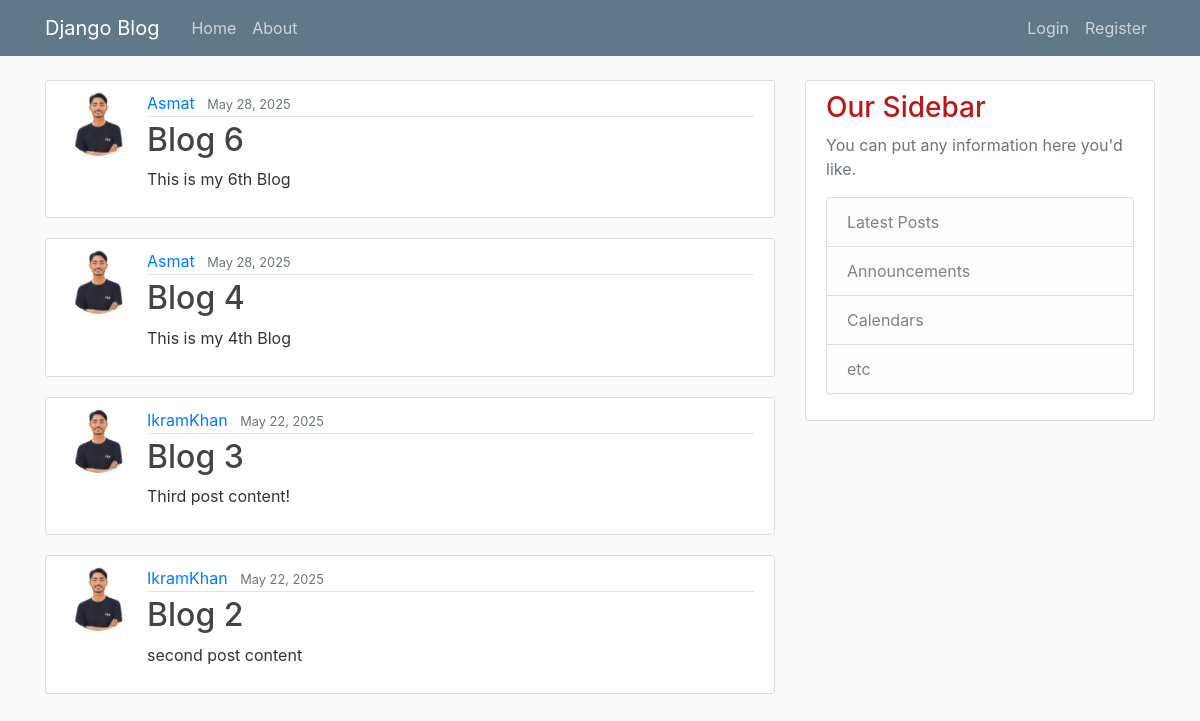
Before: / with the older database file.
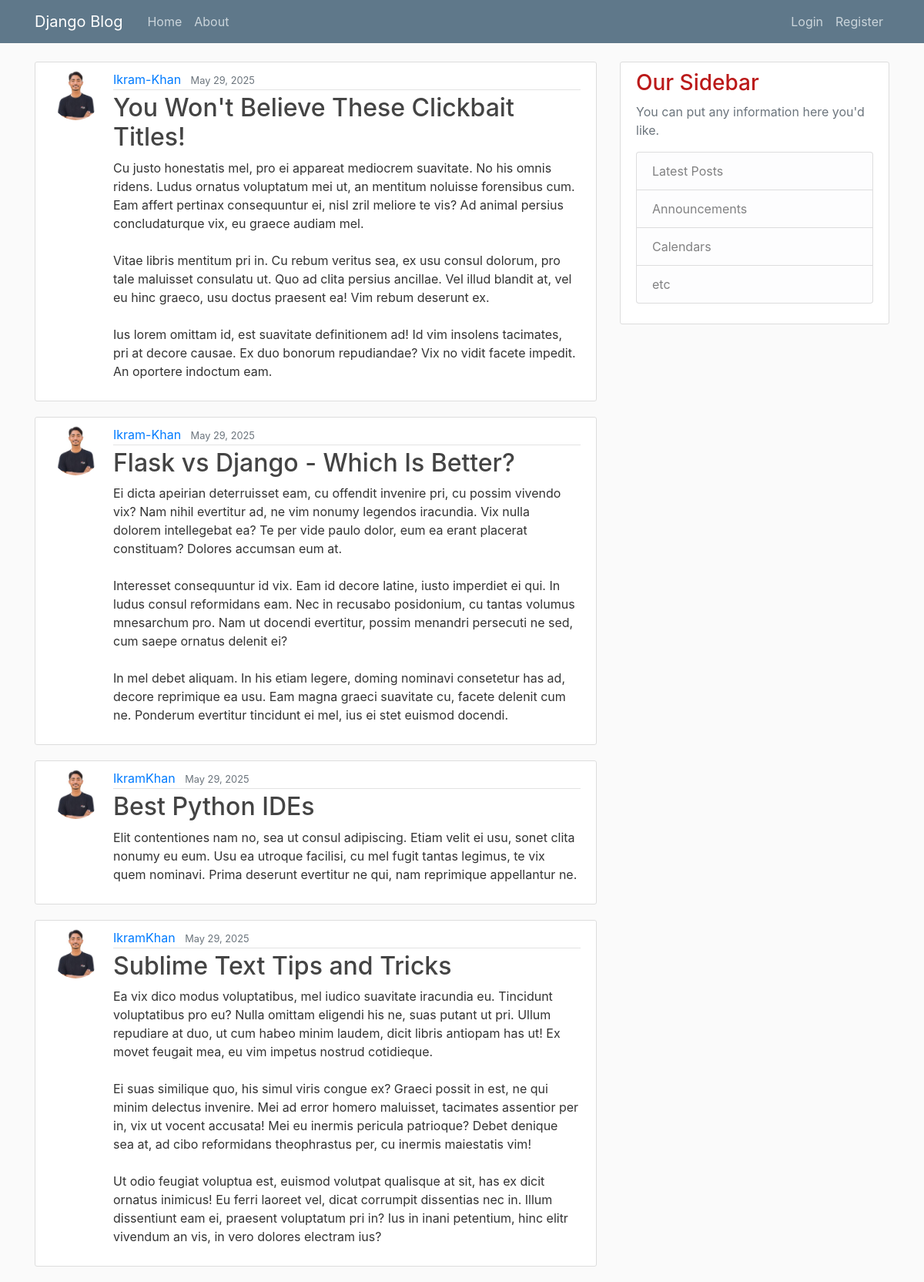
After: the same page with the newer database file.
### blog/models.py (models this page shows, shortened)
class Post(models.Model):
    title = models.CharField(max_length=255) # A short text (like the post title)
    content = models.TextField()  # A long text (like the post body)
    date_posted = models.DateTimeField(default=timezone.now) # Auto-set when created
    author = models.ForeignKey(User, on_delete = models.CASCADE)

### blog/views.py (the view)
# urls.py: path('', PostListView.as_view(), name='blog-home'),
class PostListView(ListView):
    model = Post
    template_name = 'blog/home.html' # <app>/<model>_<viewtype>.html
    context_object_name = 'posts'
    ordering = ['-date_posted']
    paginate_by = 4

### blog/Templates/blog/home.html
{% extends "blog/base.html" %}
{% block content %}
    {% for post in posts %}
        <article class="media content-section">
        <img class="rounded-circle article-img" src="/media/default.jpg">
            <div class="media-body">
                <div class="article-metadata">
                <a class="mr-2" href="#">{{ post.author }}</a>
                <small class="text-muted">{{ post.date_posted|date:"F d, Y" }}</small>
                </div>
                <h2><a class="article-title" href="{% url 'post-detail' post.id %}">{{ post.title }}</a></h2>
                <p class="article-content">{{ post.content }}</p>
            </div>
        </article>
    {% endfor %}
{% endblock content %}

Changed rows visible on the page:
no longer on this page (row unchanged): Post: author "Asmat", date_posted "May 28, 2025", title "Blog 6", content "This is my 6th Blog"
no longer on this page (row unchanged): Post: author "Asmat", date_posted "May 28, 2025", title "Blog 4", content "This is my 4th Blog"
no longer on this page (row unchanged): Post: author "IkramKhan", date_posted "May 22, 2025", title "Blog 3", content "Third post content!"
no longer on this page (row unchanged): Post: author "IkramKhan", date_posted "May 22, 2025", title "Blog 2", content "second post content"
added Post: author "Ikram-Khan", date_posted "May 29, 2025", title "You Won't Believe These Clickbait Titles!", content "Cu justo honestatis mel, pro ei appareat mediocrem suavitate. No his omnis ridens. Ludus ornatus voluptatum mei ut, an mentitum noluisse forensibus cum. Eam affert pertinax consequuntur ei, nisl zril meliore te vis? Ad animal persius concludaturque vix, eu graece audiam mel. Vitae libris mentitum pri in. Cu rebum veritus sea, ex usu consul dolorum, pro tale maluisset consulatu ut. Quo ad clita persius ancillae. Vel illud blandit at, vel eu hinc graeco, usu doctus praesent ea! Vim rebum deserunt ex. Ius lorem omittam id, est suavitate definitionem ad! Id vim insolens tacimates, pri at decore causae. Ex duo bonorum repudiandae? Vix no vidit facete impedit. An oportere indoctum eam."
added Post: author "Ikram-Khan", date_posted "May 29, 2025", title "Flask vs Django - Which Is Better?", content "Ei dicta apeirian deterruisset eam, cu offendit invenire pri, cu possim vivendo vix? Nam nihil evertitur ad, ne vim nonumy legendos iracundia. Vix nulla dolorem intellegebat ea? Te per vide paulo dolor, eum ea erant placerat constituam? Dolores accumsan eum at. Interesset consequuntur id vix. Eam id decore latine, iusto imperdiet ei qui. In ludus consul reformidans eam. Nec in recusabo posidonium, cu tantas volumus mnesarchum pro. Nam ut docendi evertitur, possim menandri persecuti ne sed, cum saepe ornatus delenit ei? In mel debet aliquam. In his etiam legere, doming nominavi consetetur has ad, decore reprimique ea usu. Eam magna graeci suavitate cu, facete delenit cum ne. Ponderum…"
added Post: author "IkramKhan", date_posted "May 29, 2025", title "Best Python IDEs", content "Elit contentiones nam no, sea ut consul adipiscing. Etiam velit ei usu, sonet clita nonumy eu eum. Usu ea utroque facilisi, cu mel fugit tantas legimus, te vix quem nominavi. Prima deserunt evertitur ne qui, nam reprimique appellantur ne."
added Post: author "IkramKhan", date_posted "May 29, 2025", title "Sublime Text Tips and Tricks", content "Ea vix dico modus voluptatibus, mel iudico suavitate iracundia eu. Tincidunt voluptatibus pro eu? Nulla omittam eligendi his ne, suas putant ut pri. Ullum repudiare at duo, ut cum habeo minim laudem, dicit libris antiopam has ut! Ex movet feugait mea, eu vim impetus nostrud cotidieque. Ei suas similique quo, his simul viris congue ex? Graeci possit in est, ne qui minim delectus invenire. Mei ad error homero maluisset, tacimates assentior per in, vix ut vocent accusata! Mei eu inermis pericula patrioque? Debet denique sea at, ad cibo reformidans theophrastus per, cu inermis maiestatis vim! Ut odio feugiat voluptua est, euismod volutpat qualisque at sit, has ex dicit ornatus inimicus! Eu…"
